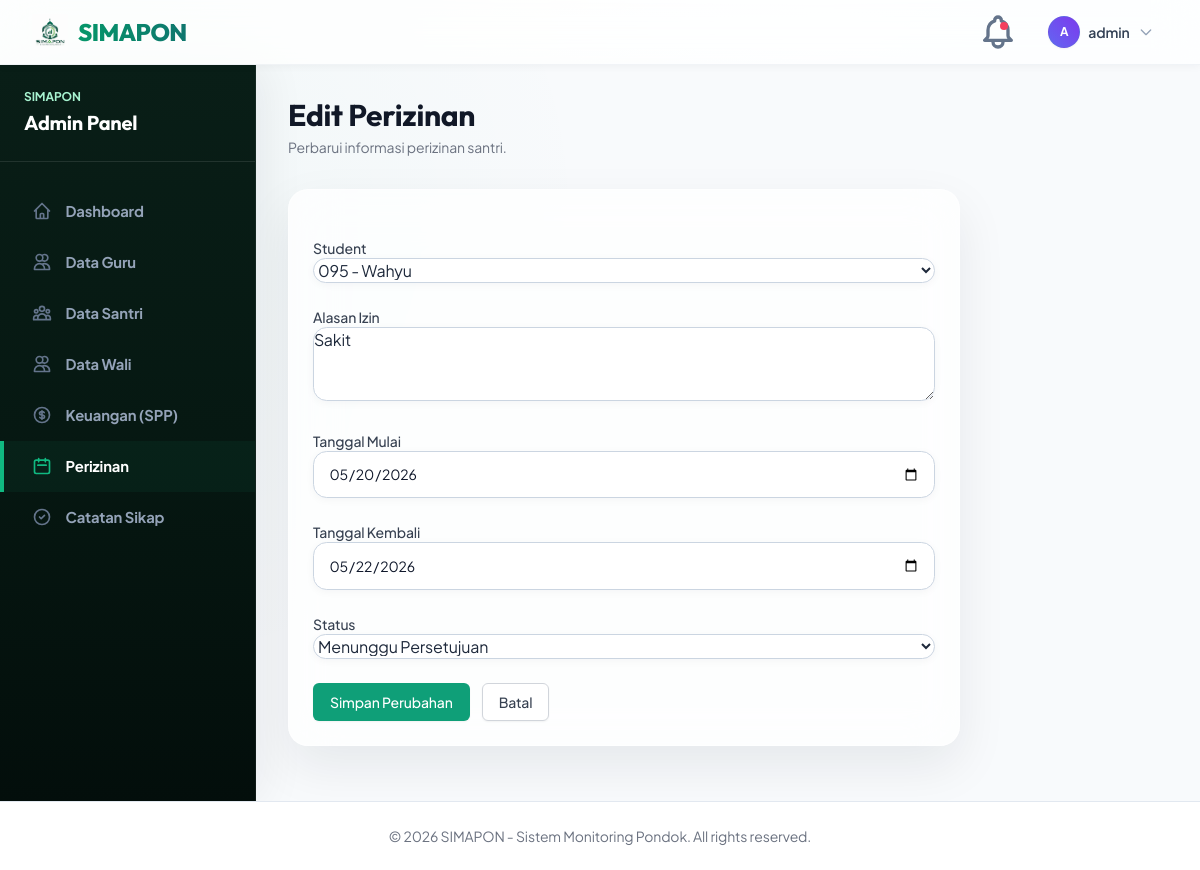
/dashboard/admin/permit/edit/1/ (signed in), run on an earlier commit of the app's database.
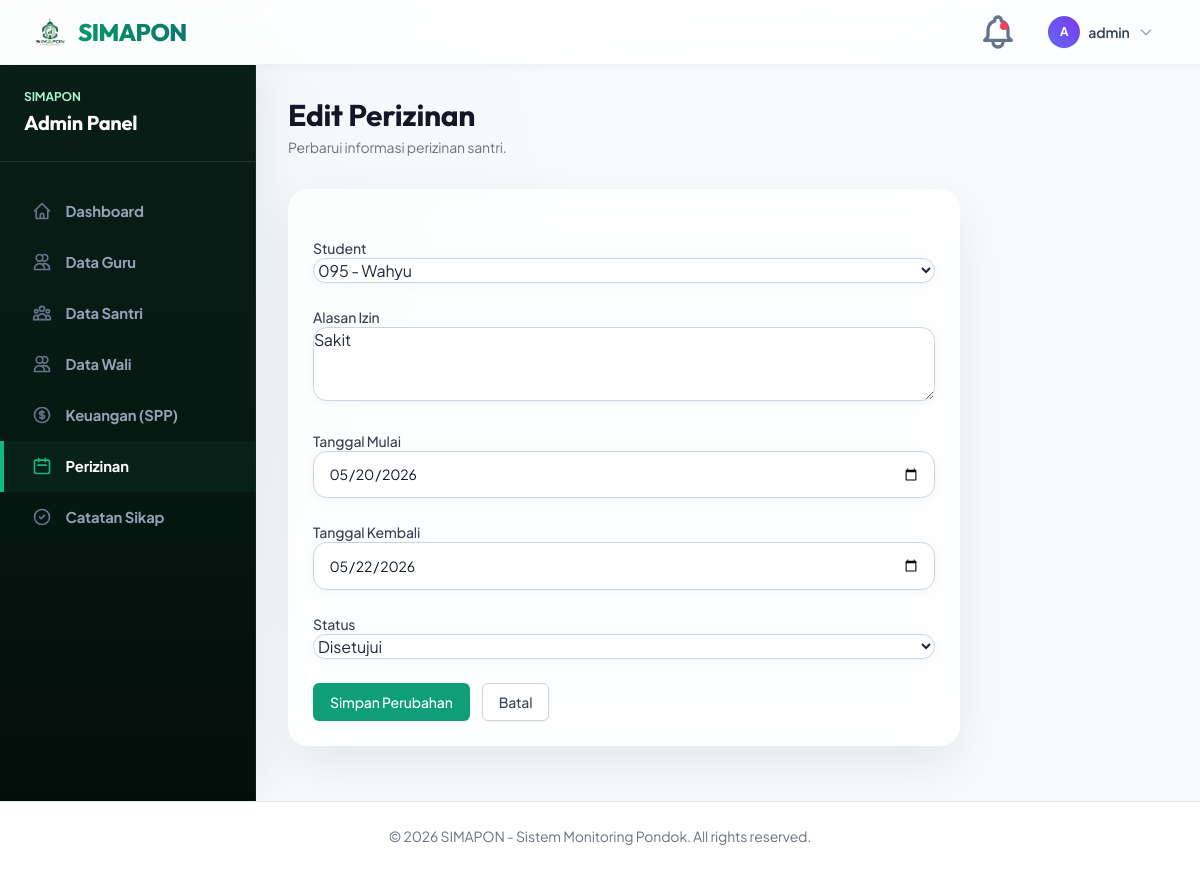
And on a later commit of the database.
### permits/models.py (models this page shows, shortened)
class Permit(models.Model):
    STATUS_CHOICES = [
        ('menunggu', 'Menunggu Persetujuan'),
        ('disetujui', 'Disetujui'),
        ('ditolak', 'Ditolak'),
    ]
    student = models.ForeignKey(Student, on_delete=models.CASCADE, related_name='permits')
    reason = models.TextField(verbose_name="Alasan Izin")
    start_date = models.DateField(verbose_name="Tanggal Mulai")
    end_date = models.DateField(verbose_name="Tanggal Kembali")
    status = models.CharField(max_length=20, choices=STATUS_CHOICES, default='menunggu')
    created_at = models.DateTimeField(auto_now_add=True)
    class Meta:
        db_table = 'simapon_perizinan'

### users/views.py (the view)
# urls.py: path('dashboard/admin/permit/edit/<int:permit_id>/', views.edit_permit, name='edit_permit'),
@login_required
def edit_permit(request, permit_id):
    if not (request.user.is_admin or request.user.is_staff):
        return redirect('dashboard')
    permit = get_object_or_404(Permit, id=permit_id)
    if request.method == 'POST':
        form = PermitForm(request.POST, instance=permit)
        if form.is_valid():
            form.save()
            messages.success(request, 'Permintaan izin berhasil diubah.')
            return redirect('admin_permit_list')
    else:
        form = PermitForm(instance=permit)
    return render(request, 'dashboards/admin/edit_permit.html', {'form': form, 'permit': permit})

### permits/forms.py
class PermitForm(forms.ModelForm):
    class Meta:
        model = Permit
        fields = ['student', 'reason', 'start_date', 'end_date', 'status']
        widgets = {
            'reason': forms.Textarea(attrs={'rows': 3}),
            'start_date': forms.DateInput(attrs={'type': 'date'}),
            'end_date': forms.DateInput(attrs={'type': 'date'}),
        }
    def __init__(self, *args, **kwargs):
        super().__init__(*args, **kwargs)
        for field in self.fields.values():
            field.widget.attrs.setdefault('class', 'form-control')

### students/models.py (called while the page is built)
    def __str__(self):
        return f"{self.nis} - {self.name}"

### users/context_processors.py (called while the page is built)
def notifications_processor(request):
    if request.user.is_authenticated:
        latest_notifications = request.user.notifications.all()[:10]
        unread_count = request.user.notifications.filter(is_read=False).count()
        return {
            'latest_notifications': latest_notifications,
            'unread_notifications_count': unread_count,
        }
    return {}

### templates/dashboards/admin/edit_permit.html (shortened to what this page needs)
{% extends 'dashboards/admin/base.html' %} {% block admin_content %}
<div class="mb-8">
  <h2
    class="text-2xl font-bold leading-7 text-gray-900 sm:text-3xl sm:truncate"
  >
    Edit Perizinan
  </h2>
  <p class="mt-1 text-sm text-gray-500">Perbarui informasi perizinan santri.</p>
</div>
<div class="max-w-2xl">
  <div class="bg-white shadow sm:rounded-lg">
    <div class="px-4 py-5 sm:p-6">
      <form method="POST" class="space-y-6">
        {% csrf_token %} {% for field in form %}
        <div>
          <label
            for="{{ field.id_for_label }}"
            class="block text-sm font-medium text-gray-700"
          >
            {{ field.label }}
          </label>
          {{ field }}
        </div>
        {% endfor %}
        <div class="flex gap-3">
          <button
            type="submit"
            class="flex justify-center py-2 px-4 border border-transparent rounded-md shadow-sm text-sm font-medium text-white bg-primary hover:bg-secondary focus:outline-none focus:ring-2 focus:ring-offset-2 focus:ring-primary"
          >
            Simpan Perubahan
          </button>
          <a
            href="{% url 'admin_permit_list' %}"
            class="flex justify-center py-2 px-4 border border-gray-300 rounded-md shadow-sm text-sm font-medium text-gray-700 bg-white hover:bg-gray-50 focus:outline-none focus:ring-2 focus:ring-offset-2 focus:ring-primary"
          >
            Batal
          </a>
        </div>
      </form>
    </div>
  </div>
</div>
{% endblock %}

What changed in the data, as far as the page shows it:
changed Permit "095 - Wahyu": status "Menunggu Persetujuan" → "Disetujui"
